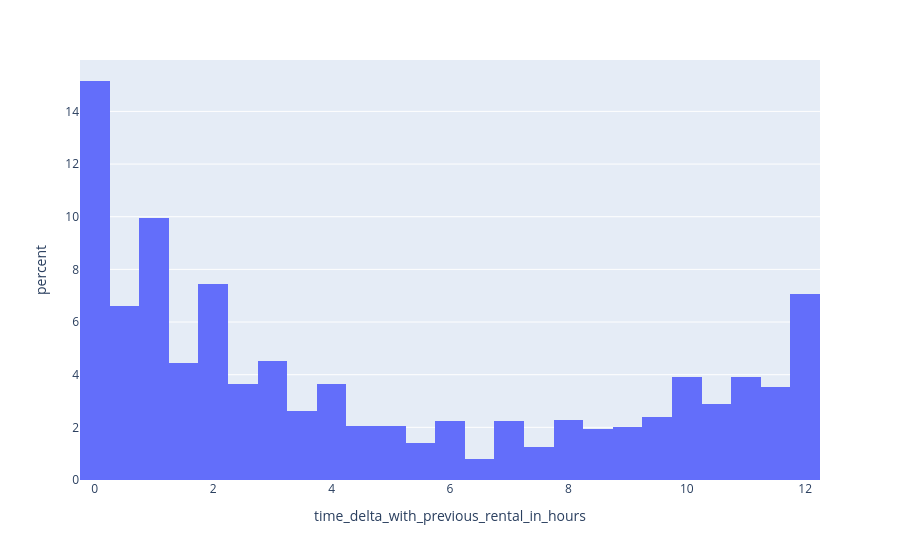

Notebook cell for this chart:
### Code cell
fig = px.histogram(
    potentially_affected, 
    x="time_delta_with_previous_rental_in_hours",
    nbins=50,
    histnorm="percent"
)
fig.show()

### Figure 1 — Plotly figure (JSON) as saved in the notebook; plotly's stock layout.template omitted (floating-point values rounded to 4 significant figures; data arrays with more than 128 entries replaced by an {"elided": "..."} marker saying what was removed)
{"data": [{"bingroup": "x", "histnorm": "percent", "hovertemplate": "time_delta_with_previous_rental_in_hours=%{x}<br>percent=%{y}<extra></extra>", "legendgroup": "", "marker": {"color": "#636efa", "pattern": {"shape": ""}}, "name": "", "nbinsx": 50, "orientation": "v", "showlegend": false, "type": "histogram", "x": {"elided": "1841 float values"}, "xaxis": "x", "yaxis": "y"}], "layout": {"barmode": "relative", "legend": {"tracegroupgap": 0}, "margin": {"t": 60}, "xaxis": {"anchor": "y", "domain": [0, 1], "title": {"text": "time_delta_with_previous_rental_in_hours"}}, "yaxis": {"anchor": "x", "domain": [0, 1], "title": {"text": "percent"}}}}
